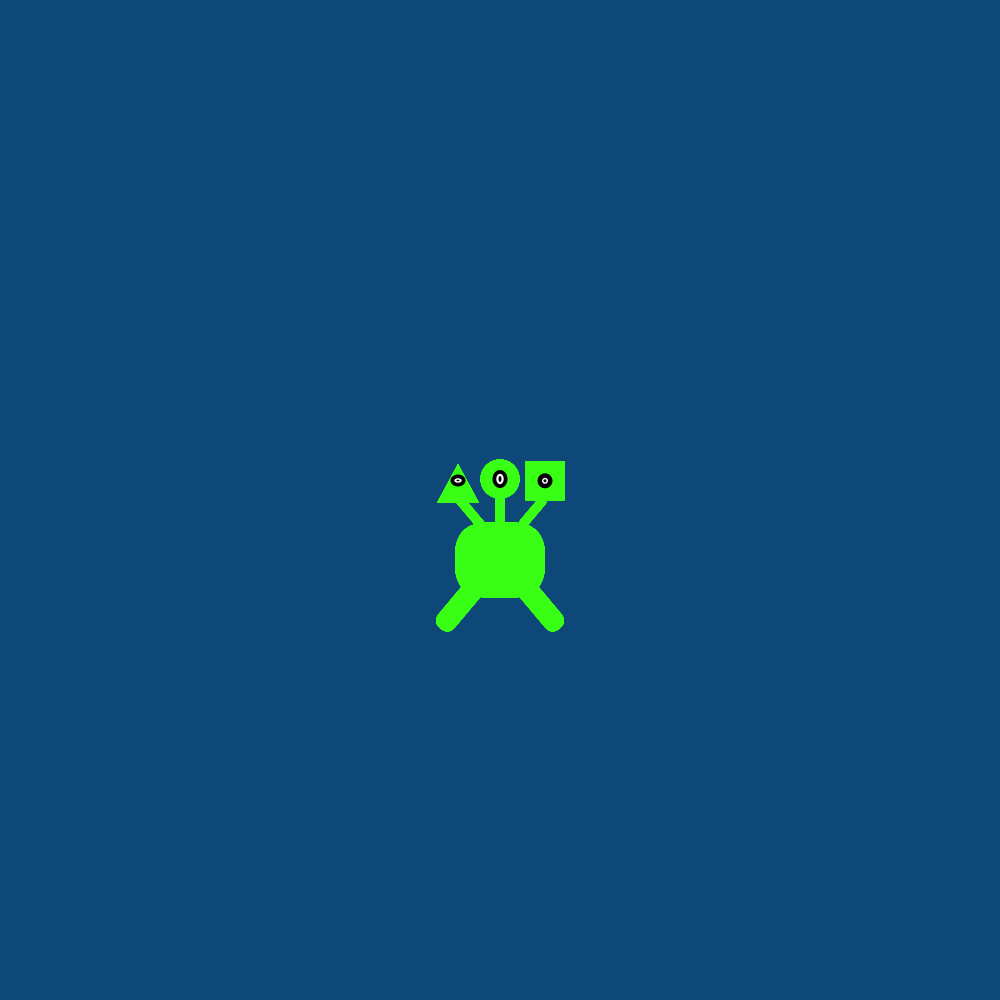
Frame 1 (no input)
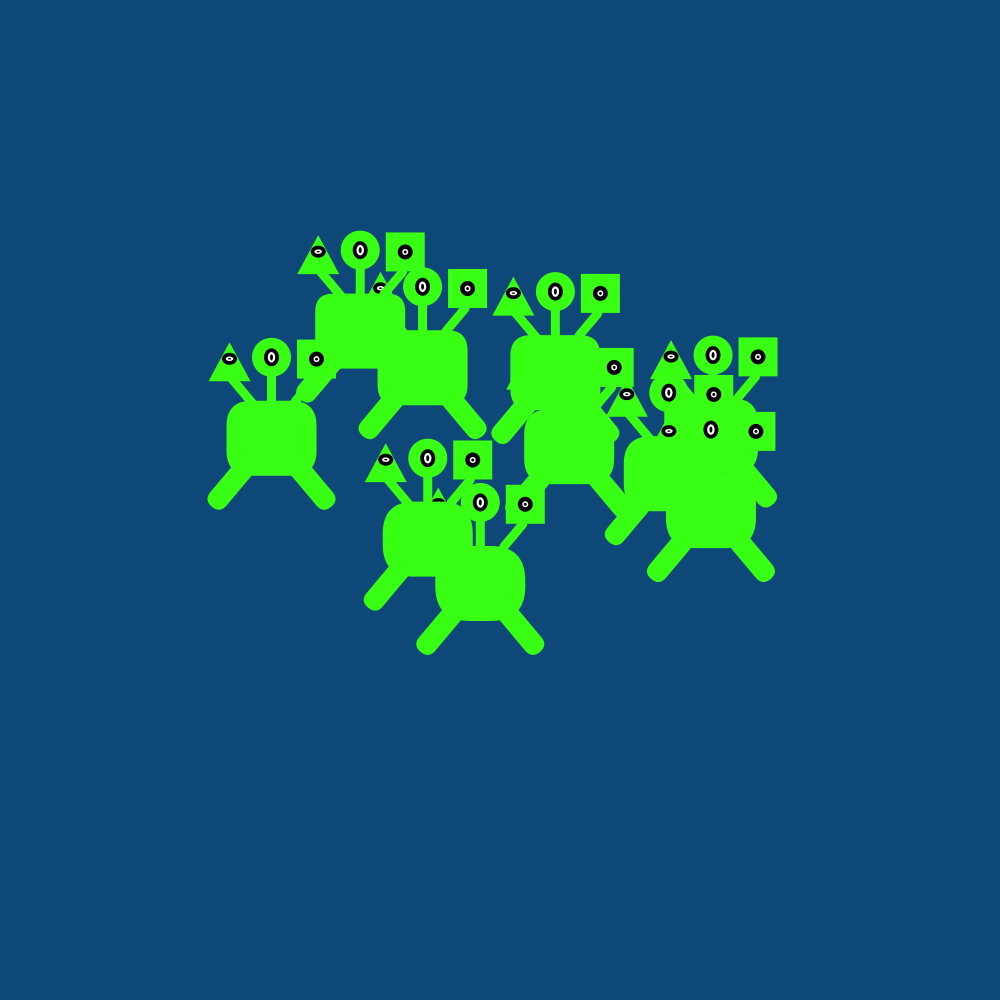
Frame 60 (the mouse pressed at the canvas centre just before this capture)
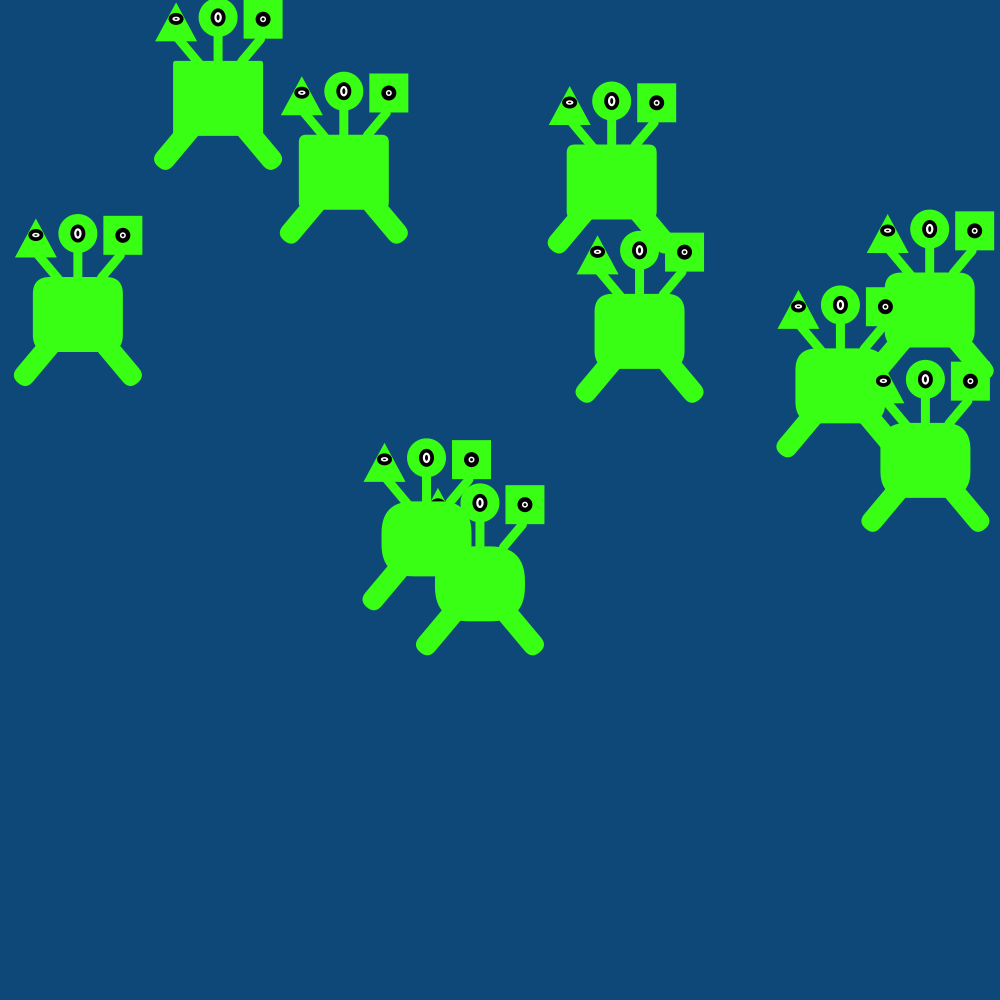
Frame 120 (the mouse held since frame 60 and released just before this capture)

The Processing sketch that drew these frames (run headless with seeded random() and noise(); from frame 60 on, the mouse is pressed at the canvas centre):

// Processing sketch: sketch_1_11
// ── sketch_1_11.pde
/*2.1.5. Programming assingment "creature" Tristan van Marle
 10-09-2020
 */
int amount =10;
Creature[] Aliens = new Creature[amount];


void setup() {
  size (1000, 1000);
  for (int i=0; i<amount; i++) {
    Aliens[i]= new Creature (width/2, height/2);
  }
}

void draw() {
  background(13, 72, 120);
  for (int i=0; i<amount; i++) {
    Aliens[i].display();
    Aliens[i].update();
  }
}

void mouseDragged() {
  for (int i=0; i<amount; i++) {
    Aliens[i].dragged(mouseX, mouseY);
  }
}

void mousePressed() {
  for (int i=0; i<amount; i++) {
    Aliens[i].mouse(mouseX, mouseY);
    if (Aliens[i].isSelected)
    {
      for (int a=0; a<amount; a++) {
        if (i!=a) {
          Aliens[a].isSelected = false;
        }
      }
    }
  }
}
  void keyPressed() {
    for (int i=0; i<amount; i++) {
      Aliens[i].key();
    }
  }
  void mouseReleased() {
    for (int i=0; i<amount; i++) {
      Aliens[i].released(mouseX, mouseY, pmouseX, pmouseY);
    }
  }

// ── Creature.pde
class Creature {
  float creatureX;
  float creatureY;
  float creatureMovementX;
  float creatureMovementY;
  float speedX;
  float speedY;
  float creatureWidth;
  float creatureHeight;
  float rectangleCurve;
  boolean isSelected;
  boolean dontSelectMore;
  color resetColor;
  Eyes eye;

  Creature (float initCreatureX, float initCreatureY) {
    creatureX = initCreatureX;
    creatureY = initCreatureY;
    speedX = random( - 4, 4);
    speedY = random( - 4, 4);
    creatureWidth = 80;
    creatureHeight = 100;
    rectangleCurve = (creatureX-width*0.2);
    isSelected = false;
    dontSelectMore = false;
    resetColor = color (57, 255, 20);


    eye = new Eyes(creatureX, creatureY);
  }

  void display() {
    noStroke();
    ellipseMode(CENTER);
    rectMode(CENTER);
    fill(resetColor);

    //

    //triangle head left
    triangle((creatureX-42), (creatureY-36), (creatureX-21), (creatureY+3), (creatureX-63), (creatureY+3));


    //ellipse head middle
    ellipse((creatureX), (creatureY-21), (39), (39));

    //rectangle head right
    rect((creatureX+45), (creatureY-19.2), (39), (39));
    eye.setPosition(creatureX, creatureY);
    eye.display();

    //left neck
    fill(resetColor);
    pushMatrix();
    translate((creatureX-30), (creatureY+12));
    rotate(radians(320));
    rect(0, 0, (9), (51), (129));  
    popMatrix();

    //middle neck
    pushMatrix();
    translate(creatureX, (creatureY+12));
    rotate(radians(360)); 
    rect(0, 0, (9), (37.5), (129));  
    popMatrix();

    //right neck
    pushMatrix();
    translate((creatureX+33), (creatureY+12));
    rotate(radians(220));
    rect(0, 0, (9), (37.5), (129));  
    popMatrix();

    //body
    rectangleCurve = (creatureY/(0.015*height));
    rect(creatureX, (creatureY+60), (90), (75), (rectangleCurve));

    //left leg
    pushMatrix();
    translate((creatureX-37.5), (creatureY+102));
    rotate(radians(220));
    rect(0, 0, (21), (69), (129));  
    popMatrix();

    //right leg
    pushMatrix();
    translate((creatureX+37.5), (creatureY+102));
    rotate(radians(320));
    rect(0, 0, (21), (69), (129));  
    popMatrix();
  } 

  void update() {
    creatureX = creatureX + speedX;
    creatureY = creatureY + speedY;
    if ((creatureX > width - creatureWidth/1.32 && speedX > 0) || (creatureX < creatureWidth/1.33 && speedX < 0)) {
      speedX = -speedX;
    }
    if ((creatureY > width - creatureHeight/1.23 && speedY > 0) || (creatureY < creatureHeight/3.7 && speedY < 0)) {
      speedY = -speedY;
    }
  }
  void mouse(float initCreatureX, float initCreatureY) {
    if (dist(creatureX, 0, initCreatureX, 0) <= creatureWidth && dist(0, creatureY, 0, initCreatureY) <= creatureHeight && dontSelectMore == false)
    {
      speedX = 0;
      speedY = 0;
      isSelected = true;
    }
  }
  
  void test(float initCreatureX, float initCreatureY) {
    if (dist(creatureX, creatureY, initCreatureX, initCreatureY) <= creatureWidth){
      speedX = 0;
      speedY = 0;
      isSelected = true;
    }
  }

  void released(float initCreatureX, float initCreatureY, float initCreatureMovementX, float initCreatureMovementY) {
    if (isSelected) {
      speedX = speedX + (initCreatureX - initCreatureMovementX)/2;
      speedY = speedY + (initCreatureY - initCreatureMovementY)/2;
      isSelected = false;
    }
  }

  void dragged(float initCreatureX, float initCreatureY) {
    if (isSelected) {
      creatureX = initCreatureX;
      creatureY = initCreatureY;
      isSelected = true;
    }
    eye.dragged(initCreatureX, initCreatureY);
  }
  void key() {
    eye.pressed();
  }
}

// ── Eyes.pde
class Eyes {
  color innerEyeColor;
  color outerEyeColor;
  color irisColor;
  color evilEyesColor;
  float eyeX;
  float eyeY;
  boolean evilEyes;

  Eyes (float initEyeX, float initEyeY) {
    eyeX = initEyeX;
    eyeY = initEyeY;
    eyeX = width/2;
    eyeY = height/2;
    outerEyeColor = color(0, 0, 0);
    innerEyeColor = color(255, 255, 255);
    irisColor = color(0, 0, 0);
    evilEyesColor = color (255, 0, 0);
  }

  void display() {
    noStroke();
    ellipseMode(CENTER);


    //outer eye triangle head
    fill(outerEyeColor);
    ellipse((eyeX-42), (eyeY-19.5), (15), (12));

    //inner eye triangle head
    fill(innerEyeColor);
    if (evilEyes) {
      fill (evilEyesColor);
    }
    ellipse((eyeX-42), (eyeY-19.5), (7.5), (4.5));

    //iris eye triangle head
    fill(irisColor);
    ellipse((eyeX-42), (eyeY-19.5), (3.3), (1.5));

    //outer eye ellipse head
    fill(outerEyeColor);
    ellipse((eyeX), (eyeY-21), (15), (18));

    //inner eye ellipse head
    fill(innerEyeColor);
    if (evilEyes) {
      fill (evilEyesColor);
    }
    ellipse((eyeX), (eyeY-21), (7.5), (10.5));

    //iris eye ellipse head
    fill(irisColor);
    ellipse((eyeX), (eyeY-21), (3), (6));

    //outer eye rectangle head
    fill(outerEyeColor);
    ellipse((eyeX+45), (eyeY-19.2), (15), (15));

    //inner eye rectangle head
    fill(innerEyeColor);
    if (evilEyes) {
      fill (evilEyesColor);
    }
    ellipse((eyeX+45), (eyeY-19.2), (6), (6));

    //iris eye rectangle head
    fill(irisColor);
    ellipse((eyeX+45), (eyeY-19.2), (3), (3));
  }
  void pressed() {
    evilEyes = !evilEyes;
  }
  void dragged (float initEyeX, float initEyeY) {
    eyeX = initEyeX;
    eyeY = initEyeY;
  }
  void setPosition(float x, float y) {
    eyeX = x;
    eyeY = y;
  }
}
